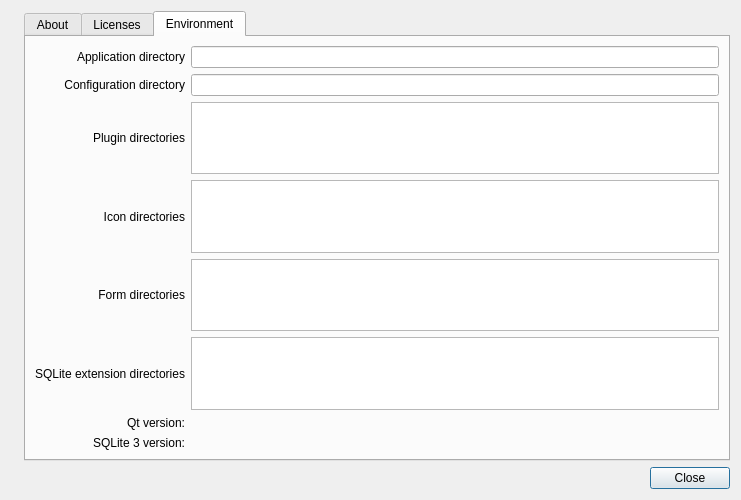
<?xml version="1.0" encoding="UTF-8"?>
<ui version="4.0">
 <class>AboutDialog</class>
 <widget class="QDialog" name="AboutDialog">
  <property name="geometry">
   <rect>
    <x>0</x>
    <y>0</y>
    <width>741</width>
    <height>500</height>
   </rect>
  </property>
  <property name="windowTitle">
   <string>About Letos and licenses</string>
  </property>
  <layout class="QGridLayout" name="gridLayout">
   <item row="0" column="1">
    <widget class="QTabWidget" name="tabWidget">
     <property name="currentIndex">
      <number>2</number>
     </property>
     <widget class="QWidget" name="about">
      <attribute name="title">
       <string>About</string>
      </attribute>
      <layout class="QVBoxLayout" name="verticalLayout_2">
       <item>
        <widget class="QLabel" name="aboutLabel">
         <property name="text">
          <string>&lt;html&gt;&lt;head/&gt;&lt;body&gt;&lt;p align=&quot;center&quot;&gt;&lt;span style=&quot; font-size:11pt; font-weight:600;&quot;&gt;Letos v%1&lt;/span&gt;&lt;/p&gt;&lt;p align=&quot;center&quot;&gt;Free, open-source, cross-platform SQLite database manager.&lt;br/&gt;&lt;a href=&quot;https://letos.org&quot;&gt;&lt;span style=&quot; text-decoration: underline; color:#0000ff;&quot;&gt;https://letos.org&lt;/span&gt;&lt;/a&gt;&lt;br/&gt;&lt;/p&gt;&lt;p align=&quot;center&quot;&gt;%2&lt;br/&gt;&lt;/p&gt;&lt;p align=&quot;center&quot;&gt;Author and active maintainer:&lt;br/&gt;SalSoft (&lt;a href=&quot;https://salsoft.com.pl&quot;&gt;&lt;span style=&quot; text-decoration: underline; color:#0000ff;&quot;&gt;https://salsoft.com.pl&lt;/span&gt;&lt;/a&gt;)&lt;br/&gt;&lt;/p&gt;&lt;/body&gt;&lt;/html&gt;</string>
         </property>
         <property name="openExternalLinks">
          <bool>true</bool>
         </property>
        </widget>
       </item>
      </layout>
     </widget>
     <widget class="QWidget" name="license">
      <attribute name="title">
       <string>Licenses</string>
      </attribute>
      <layout class="QVBoxLayout" name="verticalLayout_3">
       <item>
        <widget class="QTextEdit" name="licenseEdit">
         <property name="readOnly">
          <bool>true</bool>
         </property>
        </widget>
       </item>
      </layout>
     </widget>
     <widget class="QWidget" name="env">
      <attribute name="title">
       <string>Environment</string>
      </attribute>
      <layout class="QGridLayout" name="gridLayout_4">
       <item row="1" column="2">
        <widget class="QLineEdit" name="cfgDirEdit">
         <property name="readOnly">
          <bool>true</bool>
         </property>
        </widget>
       </item>
       <item row="7" column="2">
        <widget class="QLabel" name="sqlite3Edit">
         <property name="text">
          <string/>
         </property>
        </widget>
       </item>
       <item row="1" column="0">
        <widget class="QLabel" name="cfgDirLabel">
         <property name="text">
          <string>Configuration directory</string>
         </property>
         <property name="alignment">
          <set>Qt::AlignRight|Qt::AlignTrailing|Qt::AlignVCenter</set>
         </property>
        </widget>
       </item>
       <item row="6" column="0">
        <widget class="QLabel" name="qtVerLabel">
         <property name="text">
          <string>Qt version:</string>
         </property>
         <property name="alignment">
          <set>Qt::AlignRight|Qt::AlignTrailing|Qt::AlignVCenter</set>
         </property>
        </widget>
       </item>
       <item row="3" column="2">
        <widget class="QPlainTextEdit" name="iconDirList">
         <property name="readOnly">
          <bool>true</bool>
         </property>
        </widget>
       </item>
       <item row="3" column="0">
        <widget class="QLabel" name="iconDirLabel">
         <property name="text">
          <string>Icon directories</string>
         </property>
         <property name="alignment">
          <set>Qt::AlignRight|Qt::AlignTrailing|Qt::AlignVCenter</set>
         </property>
        </widget>
       </item>
       <item row="4" column="2">
        <widget class="QPlainTextEdit" name="formDirList">
         <property name="readOnly">
          <bool>true</bool>
         </property>
        </widget>
       </item>
       <item row="2" column="2">
        <widget class="QPlainTextEdit" name="pluginDirList">
         <property name="readOnly">
          <bool>true</bool>
         </property>
        </widget>
       </item>
       <item row="0" column="2">
        <widget class="QLineEdit" name="appDirEdit">
         <property name="readOnly">
          <bool>true</bool>
         </property>
        </widget>
       </item>
       <item row="6" column="2">
        <widget class="QLabel" name="qtVerEdit">
         <property name="text">
          <string/>
         </property>
        </widget>
       </item>
       <item row="2" column="0">
        <widget class="QLabel" name="pluginDirLabel">
         <property name="text">
          <string>Plugin directories</string>
         </property>
         <property name="alignment">
          <set>Qt::AlignRight|Qt::AlignTrailing|Qt::AlignVCenter</set>
         </property>
        </widget>
       </item>
       <item row="0" column="0">
        <widget class="QLabel" name="appDirLabel">
         <property name="text">
          <string>Application directory</string>
         </property>
         <property name="alignment">
          <set>Qt::AlignRight|Qt::AlignTrailing|Qt::AlignVCenter</set>
         </property>
        </widget>
       </item>
       <item row="7" column="0">
        <widget class="QLabel" name="sqlite3Label">
         <property name="text">
          <string>SQLite 3 version:</string>
         </property>
         <property name="alignment">
          <set>Qt::AlignRight|Qt::AlignTrailing|Qt::AlignVCenter</set>
         </property>
        </widget>
       </item>
       <item row="4" column="0">
        <widget class="QLabel" name="formDirLabel">
         <property name="text">
          <string>Form directories</string>
         </property>
         <property name="alignment">
          <set>Qt::AlignRight|Qt::AlignTrailing|Qt::AlignVCenter</set>
         </property>
        </widget>
       </item>
       <item row="5" column="2">
        <widget class="QPlainTextEdit" name="extensionDirList">
         <property name="readOnly">
          <bool>true</bool>
         </property>
        </widget>
       </item>
       <item row="5" column="0">
        <widget class="QLabel" name="extensionDirLabel">
         <property name="text">
          <string>SQLite extension directories</string>
         </property>
         <property name="alignment">
          <set>Qt::AlignRight|Qt::AlignTrailing|Qt::AlignVCenter</set>
         </property>
        </widget>
       </item>
      </layout>
     </widget>
    </widget>
   </item>
   <item row="0" column="0">
    <widget class="QLabel" name="leftIcon">
     <property name="text">
      <string/>
     </property>
    </widget>
   </item>
   <item row="1" column="0" colspan="2">
    <widget class="QDialogButtonBox" name="buttonBox">
     <property name="orientation">
      <enum>Qt::Horizontal</enum>
     </property>
     <property name="standardButtons">
      <set>QDialogButtonBox::Close</set>
     </property>
    </widget>
   </item>
  </layout>
 </widget>
 <resources/>
 <connections>
  <connection>
   <sender>buttonBox</sender>
   <signal>accepted()</signal>
   <receiver>AboutDialog</receiver>
   <slot>accept()</slot>
   <hints>
    <hint type="sourcelabel">
     <x>248</x>
     <y>254</y>
    </hint>
    <hint type="destinationlabel">
     <x>157</x>
     <y>274</y>
    </hint>
   </hints>
  </connection>
  <connection>
   <sender>buttonBox</sender>
   <signal>rejected()</signal>
   <receiver>AboutDialog</receiver>
   <slot>reject()</slot>
   <hints>
    <hint type="sourcelabel">
     <x>316</x>
     <y>260</y>
    </hint>
    <hint type="destinationlabel">
     <x>286</x>
     <y>274</y>
    </hint>
   </hints>
  </connection>
 </connections>
</ui>
